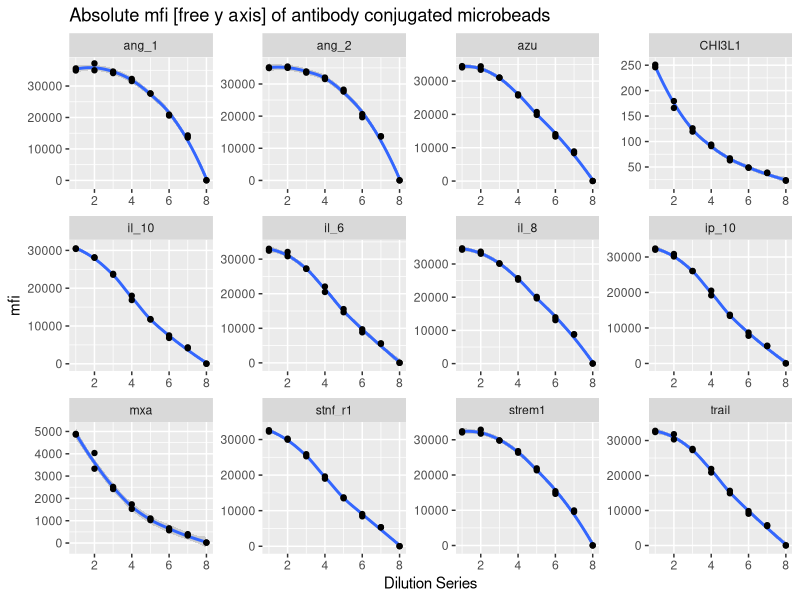
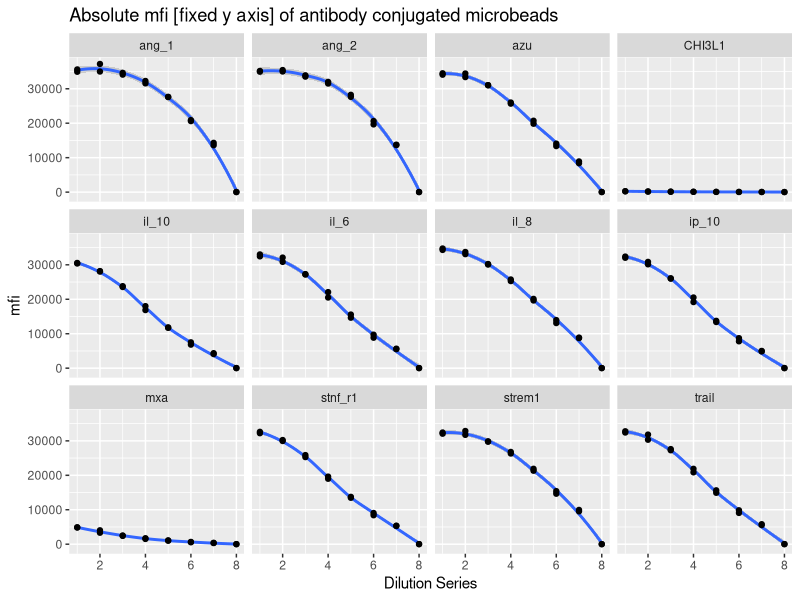

The R script that drew these images, in order:
## ---- chunk 1
library(tidyverse)
# read data in to df

df<-suppressMessages(read_csv("data/coupling_confirmation/Bead_Coupling_Data.csv",skip = 41,na = c("","NA","NaN"),show_col_types = F))%>%
                setNames(tolower(gsub("-","_",names(.)))) %>%
                mutate(sample= fct_explicit_na(sample)) %>%
                select_if(!names(.) %in% c('...16','...17', 'location', 'total events')) %>%
                rename_at(vars(matches("^CH3L1$")), function(x) "CHI3L1")

#remove extraneous lines and keep only mfi data for anti-mouse biotinylated detection antibodies.
df <- df[49:64,]

#pivot data
df <- df %>% pivot_longer(cols=(-sample),names_to = "marker",values_to = "mfi") %>% 
  separate(col = sample,into = c("sample","dilution"),sep = "biotin ") %>% 
  mutate(dilution = as.numeric(dilution))

ggplot(df,aes(as.numeric(dilution),as.numeric(mfi)))+
  geom_smooth(method = 'loess',formula = 'y ~ x')+
  geom_point()+
  facet_wrap(.~marker,scales = "free")+
  xlab("Dilution Series")+
  ylab("mfi")+
  ggtitle("Absolute mfi [free y axis] of antibody conjugated microbeads")


## ---- chunk 2
ggplot(df,aes(as.numeric(dilution),as.numeric(mfi)))+
  geom_smooth(method = "loess",formula = "y~x")+
  geom_point()+
  facet_wrap(.~marker,scales = "fixed")+
  xlab("Dilution Series")+
  ylab("mfi")+
  ggtitle("Absolute mfi [fixed y axis] of antibody conjugated microbeads")
